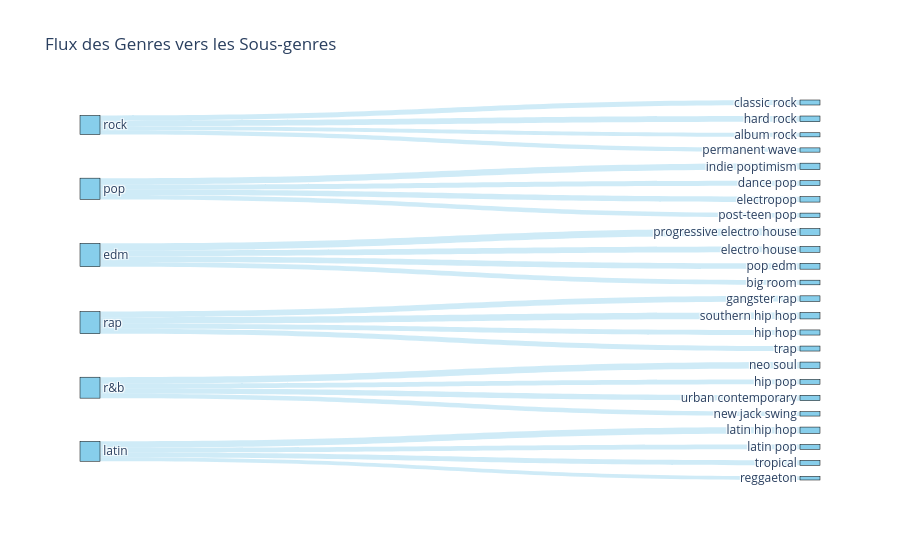

Source (notebook cell):
### Code cell
# 1. Préparer les données (compter les combinaisons Genre -> Subgenre)

import plotly.graph_objects as go
counts = songs.groupby(['playlist_genre', 'playlist_subgenre']).size().reset_index(name='count')

# 2. Créer la liste unique des labels (Genres + Sous-genres)
all_nodes = list(counts['playlist_genre'].unique()) + list(counts['playlist_subgenre'].unique())
node_indices = {name: i for i, name in enumerate(all_nodes)}

# 3. Définir les sources (genres), les cibles (sous-genres) et les valeurs (comptes)
source = counts['playlist_genre'].map(node_indices)
target = counts['playlist_subgenre'].map(node_indices)
value = counts['count']

# 4. Créer la figure
fig = go.Figure(data=[go.Sankey(
    node = dict(
      pad = 15,
      thickness = 20,
      line = dict(color = "black", width = 0.5),
      label = all_nodes,
      color = "skyblue"
    ),
    link = dict(
      source = source,
      target = target,
      value = value,
      color = "rgba(135, 206, 235, 0.4)" # Bleu transparent pour les flux
  ))])

fig.update_layout(title_text="Flux des Genres vers les Sous-genres", font_size=12)
fig.show()

### Figure 1 — Plotly figure (JSON) as saved in the notebook; plotly's stock layout.template omitted (floating-point values rounded to 4 significant figures; data arrays with more than 128 entries replaced by an {"elided": "..."} marker saying what was removed)
{"data": [{"link": {"color": "rgba(135, 206, 235, 0.4)", "source": {"elided": "144 int values"}, "target": {"elided": "144 int values"}, "value": {"elided": "144 int values"}}, "node": {"color": "skyblue", "label": ["edm", "latin", "pop", "r&b", "rap", "rock", "album rock", "big room", "classic rock", "dance pop", "electro house", "electropop", "gangster rap", "hard rock", "hip hop", "hip pop", "indie poptimism", "latin hip hop", "latin pop", "neo soul", "new jack swing", "permanent wave", "pop edm", "post-teen pop", "progressive electro house", "reggaeton", "southern hip hop", "trap", "tropical", "urban contemporary"], "line": {"color": "black", "width": 0.5}, "pad": 15, "thickness": 20}, "type": "sankey"}], "layout": {"font": {"size": 12}, "title": {"text": "Flux des Genres vers les Sous-genres"}}}
